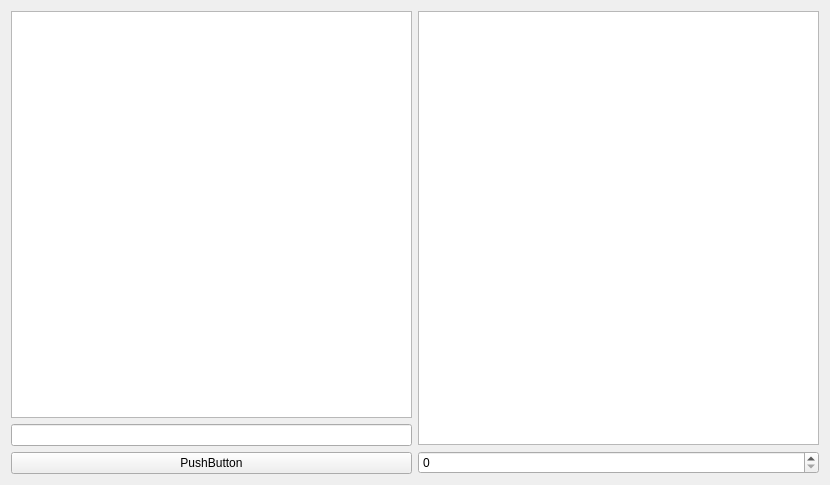
<?xml version="1.0" encoding="UTF-8"?>
<ui version="4.0">
 <class>UserWindow</class>
 <widget class="QWidget" name="UserWindow">
  <property name="geometry">
   <rect>
    <x>0</x>
    <y>0</y>
    <width>830</width>
    <height>485</height>
   </rect>
  </property>
  <property name="windowTitle">
   <string>UserWindow</string>
  </property>
  <layout class="QHBoxLayout" name="horizontalLayout">
   <item>
    <layout class="QVBoxLayout" name="verticalLayout_2">
     <item>
      <widget class="QListWidget" name="listWidget"/>
     </item>
     <item>
      <widget class="QLineEdit" name="lineEdit"/>
     </item>
     <item>
      <widget class="QPushButton" name="pushButton">
       <property name="text">
        <string>PushButton</string>
       </property>
      </widget>
     </item>
    </layout>
   </item>
   <item>
    <layout class="QVBoxLayout" name="verticalLayout">
     <item>
      <widget class="QListWidget" name="listWidget_2"/>
     </item>
     <item>
      <widget class="QSpinBox" name="spinBox"/>
     </item>
    </layout>
   </item>
  </layout>
 </widget>
 <resources/>
 <connections/>
</ui>
